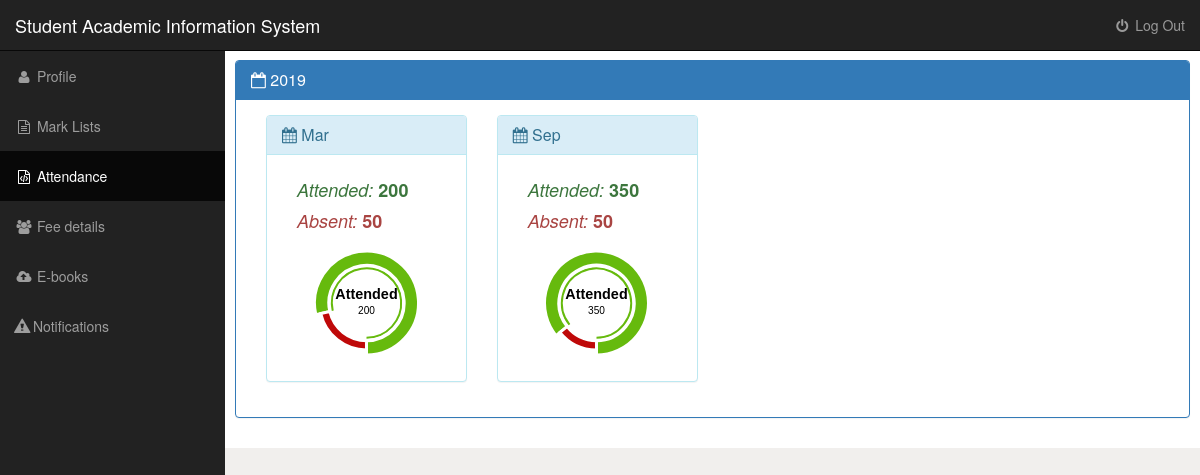
Screenshot of /attendance.php (signed in) with the database file from the repository.
### tables this page shows
CREATE TABLE `attendance` (
  `id` int(11) NOT NULL,
  `student_id` varchar(11) NOT NULL,
  `month` int(11) NOT NULL,
  `year` int(11) NOT NULL,
  `working_days` int(11) NOT NULL,
  `attended_days` int(11) NOT NULL
);

### db.php (called while the page is built, shortened)
<?php
	function db_link($link = NULL){
		static $db_link;
		if($link) $db_link = $link;
		return $db_link;
	}
	function db_fetch_assoc($res){
		switch(DATABASE){
			case 'mysqli':
				return mysqli_fetch_assoc($res);
		}
	}
	function db_query($query, $link = NULL){
		if(!$link) $link = db_link();
		switch(DATABASE){
			case 'mysqli':
				return mysqli_query($link, $query);
		}
	}
?>

### lib.php (called while the page is built, shortened)
<?php
function get_distinct_year_student($student_id)
{
	$q="SELECT DISTINCT year FROM attendance WHERE student_id='".$student_id."' ORDER BY year ASC";
	$res=db_query($q);
	$data=array();
	while($row=db_fetch_assoc($res))
	{
		array_push($data,$row['year']);
	}
	return $data;
}
function get_attendance_student_year($student_id,$year)
{
	$q="SELECT * FROM attendance WHERE student_id='".$student_id."' AND year='".$year."' ORDER BY month ASC";
	$res=db_query($q);
	while($row=db_fetch_assoc($res))
	{
		$data[]=$row;
	}
	return $data;
}
?>

### attendance.php (the view, shortened to what this page needs)
<?php
include('header.php');
include('side_menu.php');
$rnum=$_SESSION['user_id'];
$years=get_distinct_year_student($rnum);
?>
<div id="page-wrapper">
	<div class="container-fluid">
		<div class="row">
		<?php
		if(!empty($years))
		{
			foreach($years as $year)
			{
			?>
			<div class="panel panel-primary">
				<div class="panel-heading">
					<h3 class="panel-title"><i class="fa fa-calendar-o"></i> <?php echo $year; ?></h3>
				</div>
				<div class="panel-body">
					<?php
					$attendance_all_months=get_attendance_student_year($rnum,$year);
					foreach($attendance_all_months as $month_data)
					{
						$working_days=$month_data['working_days'];
						$attended_days=$month_data['attended_days'];$absent=$absent=$working_days-$attended_days;
						?>
						<div class="col-md-3">
							<div class="panel panel-info">
								<div class="panel-heading">
									<h3 class="panel-title"><i class="fa fa-calendar"></i>
									<?php
										$jd=gregoriantojd($month_data['month'],01,$year);
										echo jdmonthname($jd,0);
									?>
									</h3>
								</div>
								<div class="panel-body">
									<div class="col-md-12">
										<h4 class="text-success"><i>Attended:</i> <b><?php echo $attended_days; ?></b></h4>
										<h4 class="text-danger"><i>Absent:</i> <b><?php echo $absent; ?></b></h4>
									</div>
									<div class="col-md-12" style="min-height:120px;" id="chart_<?php echo$month_data['month'].$year; ?>">
									</div>
								</div>
							</div>
						</div>
						<?php
					}
					?>
				</div>
			</div>
			<?php
			}
		}
		else
		{
			?>
			<div class="alert alert-info" style="margin-top:20%;margin-bottom:20%;">
				<center><h4><i class="fa fa-info-circle"></i> No Attendance Available</h4></center>
			</div>
			<?php
		}
		?>
		</div>
	</div>
</div>
</div>
<?php
   include('footer.php');
?>

### css/sb-admin.css (style rules this page uses)
body { margin-top: 100px; background-color: #F1EFED; }
@media (min-width:768px) { body { margin-top: 50px; } }
#page-wrapper { width: 100%; padding: 0; background-color: #fff; }
@media (min-width:768px) { #page-wrapper { padding: 10px; } }

### rows the page displays
attendance: month "Mar", attended_days "200", absent "50"
attendance: month "Sep", attended_days "350", absent "50"

### other values shown
$year "2019"
